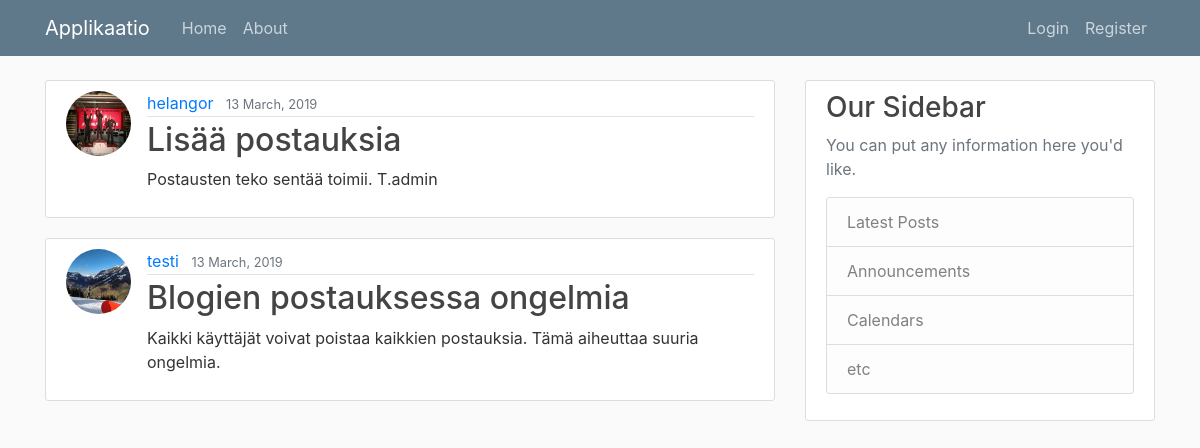
Before: / with the older database file.
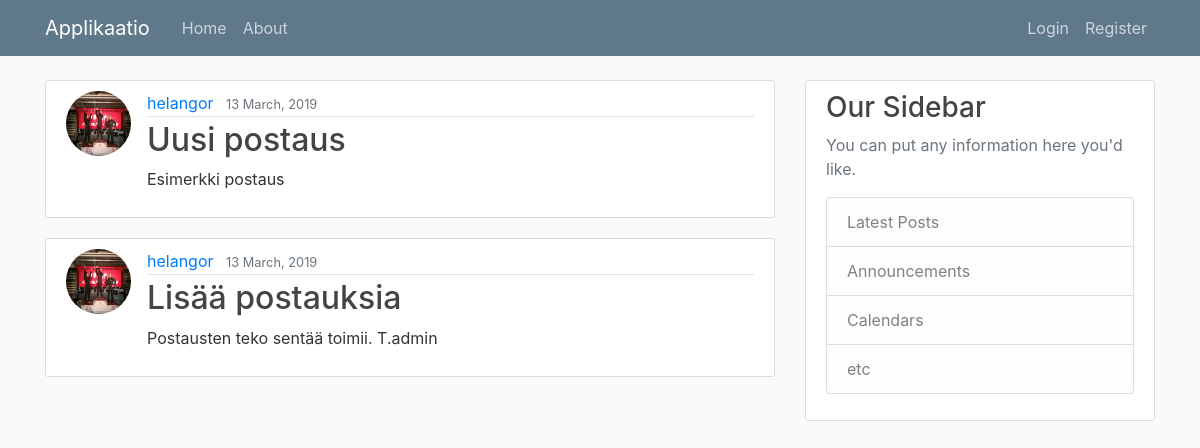
After: the same page with the newer database file.
### applikaatio/models.py (models this page shows, shortened)
class Post(models.Model):
    title = models.CharField(max_length=100)
    content = models.TextField()
    date_posted = models.DateTimeField(default=timezone.now)
    author = models.ForeignKey(User, on_delete=models.CASCADE)

### users/models.py (models this page shows, shortened)
class Profile(models.Model):
    user = models.OneToOneField(User, on_delete=models.CASCADE)
    image = models.ImageField(default='default.jpg', upload_to='profile_pics')

### applikaatio/views.py (the view)
# urls.py: path('', PostListView.as_view(), name='applikaatio-home'),
class PostListView(ListView):
    model = Post
    template_name = 'applikaatio/home.html' #<app>/<model>_<viewtype>.html
    context_object_name = 'posts'
    ordering = ['-date_posted']

### applikaatio/templates/applikaatio/home.html
{% extends "applikaatio/base.html" %}
{% block content %}
  {% for post in posts%}
    <article class="media content-section">
      <img class="rounded-circle article-img" src="{{ post.author.profile.image.url }}">
      <div class="media-body">
        <div class="article-metadata">
          <a class="mr-2" href="#">{{ post.author }}</a>
          <small class="text-muted">{{ post.date_posted|date:"j F, Y" }}</small>
        </div>
        <h2><a class="article-title" href="{% url 'post-detail' post.id %}">{{ post.title }}</a></h2>
        <p class="article-content">{{ post.content }}</p>
      </div>
    </article>
  {% endfor %}
{% endblock content %}

Changed rows visible on the page:
removed Post: author.profile.image (picture), author "testi", date_posted "13 March, 2019", title "Blogien postauksessa ongelmia", content "Kaikki käyttäjät voivat poistaa kaikkien postauksia. Tämä aiheuttaa suuria ongelmia."
added Post: author.profile.image (picture), author "helangor", date_posted "13 March, 2019", title "Uusi postaus", content "Esimerkki postaus"
